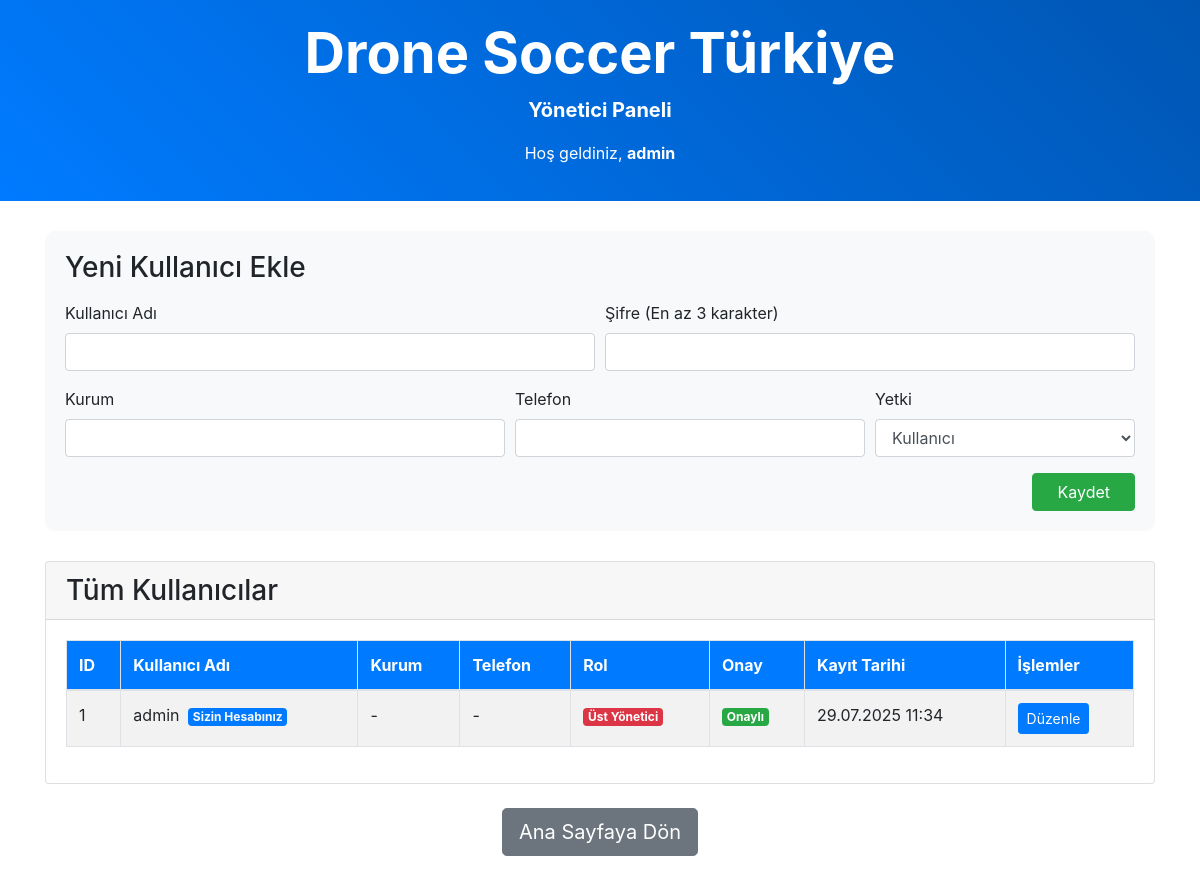
Page /admin.php (signed in) on the earlier database version.
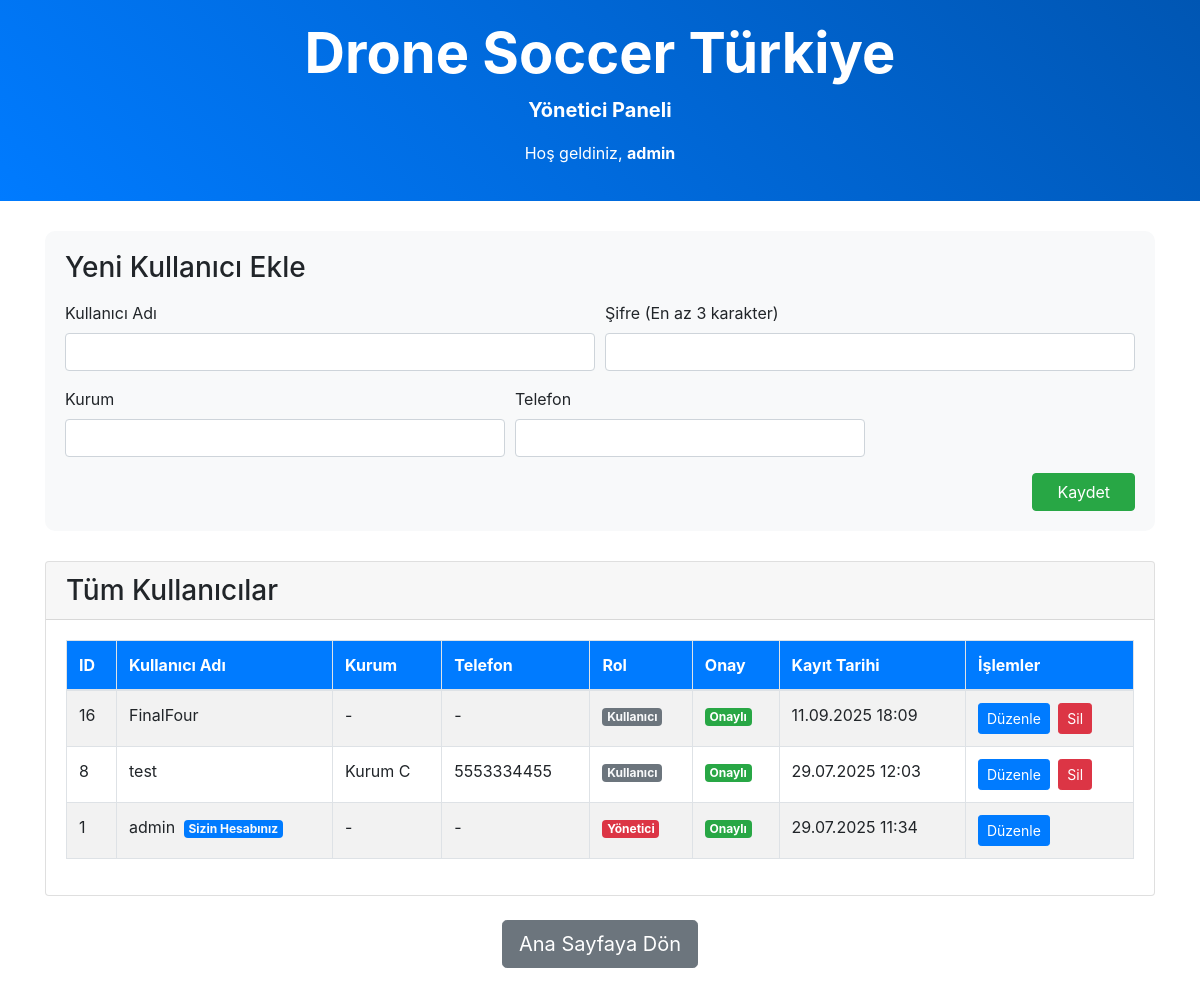
Same page on the later database version.
### tables this page shows
CREATE TABLE `kullanicilar` (
  `id` int(11) NOT NULL,
  `kullanici_adi` varchar(30) NOT NULL,
  `sifre` varchar(255) NOT NULL,
  `is_admin` int(1) NOT NULL DEFAULT 0,
  `kurum` varchar(255) DEFAULT NULL,
  `telefon` varchar(20) DEFAULT NULL,
  `is_approved` tinyint(1) NOT NULL DEFAULT 0,
  `created_at` timestamp NOT NULL DEFAULT current_timestamp()
);

### admin.php (the view, shortened to what this page needs)
<?php
    include 'db.php';
    $current_user_id = $_SESSION['user_id'];
    $username_stmt = $db->prepare("SELECT kullanici_adi FROM kullanicilar WHERE id = ?");
    $username_stmt->execute([$current_user_id]);
    $current_username = $username_stmt->fetchColumn();
    $admin_check = $db->prepare("SELECT is_admin FROM kullanicilar WHERE id = ?");
    $admin_check->execute([$current_user_id]);
    $user_data = $admin_check->fetch(PDO::FETCH_ASSOC);
    $current_user_level = $user_data['is_admin'];
    $is_super_admin = $current_user_level == 2;
    $is_limited_admin = $current_user_level == 1;
    if ($is_super_admin) {
        $users = $db->prepare("SELECT * FROM kullanicilar WHERE is_admin != 2 OR id = ? ORDER BY id DESC");
        $users->execute([$current_user_id]);
    } else {
        $users = $db->prepare("SELECT * FROM kullanicilar WHERE is_admin = 0 OR id = ? ORDER BY id DESC");
        $users->execute([$current_user_id]);
    }
    $all_users = $users->fetchAll(PDO::FETCH_ASSOC);
?>
<!DOCTYPE html>
<html lang="tr">
<head>
    <link rel="stylesheet" href="css/bootstrap.min.css">
    <link rel="stylesheet" href="https://cdn.datatables.net/1.11.5/css/dataTables.bootstrap4.min.css">
</head>
<body>
    <div class="admin-header">
        <div class="container">
            <h1 class="text-center display-4 font-weight-bold">Drone Soccer Türkiye</h1>
            <p class="text-center lead font-weight-bold">Yönetici Paneli </p>
            <p class="text-center">
                Hoş geldiniz, <strong><?= htmlspecialchars($current_username) ?></strong>
            </p>
        </div>
    </div>
    <div class="container">
        <div class="user-form">
            <h3 class="mb-3">Yeni Kullanıcı Ekle</h3>
            <form method="post" action="">
                <div class="form-row">
                    <div class="form-group col-md-6">
                        <label for="kullanici_adi">Kullanıcı Adı</label>
                        <input type="text" class="form-control" id="kullanici_adi" name="kullanici_adi" maxlength="30" required>
                    </div>
                    <div class="form-group col-md-6">
                        <label for="sifre">Şifre (En az 3 karakter)</label>
                        <input type="password" class="form-control" id="sifre" name="sifre" maxlength="30" minlength="3" required>
                    </div>
                </div>
                <div class="form-row">
                    <div class="form-group col-md-5">
                        <label for="kurum">Kurum</label>
                        <input type="text" class="form-control" id="kurum" name="kurum" maxlength="255">
                    </div>
                    <div class="form-group col-md-4">
                        <label for="telefon">Telefon</label>
                        <input type="text" class="form-control" id="telefon" name="telefon" maxlength="20">
                    </div>
                    <?php if ($is_super_admin): ?>
                    <div class="form-group col-md-3">
                        <label for="is_admin">Yetki</label>
                        <select class="form-control" id="is_admin" name="is_admin">
                            <option value="0">Kullanıcı</option>
                        </select>
                    </div>
                    <?php endif; ?>
                </div>
                <div class="form-row">
                    <div class="col text-right">
                        <button type="submit" name="add_user" class="btn btn-success px-4">Kaydet</button>
                    </div>
                </div>
            </form>
        </div>
        <div class="card">
            <div class="card-header">
                <h3 class="mb-0">Tüm Kullanıcılar</h3>
            </div>
            <div class="card-body">
                <table id="usersTable" class="table table-striped table-bordered">
                    <thead>
                        <tr>
                            <th>ID</th>
                            <th>Kullanıcı Adı</th>
                            <th>Kurum</th>
                            <th>Telefon</th>
                            <th>Rol</th>
                            <th>Onay</th>
                            <th>Kayıt Tarihi</th>
                            <th>İşlemler</th>
                        </tr>
                    </thead>
                    <tbody>
                        <?php foreach ($all_users as $user): ?>
                            <tr>
                                <td><?= $user['id'] ?></td>
                                <td>
                                    <?= htmlspecialchars($user['kullanici_adi']) ?>
                                    <?php if ($user['id'] == $current_user_id): ?>
                                        <span class="badge badge-primary text-light ml-1">Sizin Hesabınız</span>
                                    <?php endif; ?>
                                </td>
                                <td><?= htmlspecialchars($user['kurum'] ?? '-') ?></td>
                                <td><?= htmlspecialchars($user['telefon'] ?? '-') ?></td>
                                <td>
                                    <span class="badge <?php
                                        if ($user['is_admin'] == 2) echo 'badge-danger';
                                        elseif ($user['is_admin'] == 1) echo 'badge-danger';
                                        else echo 'user-badge text-light';
                                    ?>">
                                        <?php
                                            if ($user['is_admin'] == 2) echo 'Üst Yönetici';
                                            elseif ($user['is_admin'] == 1) echo 'Yönetici';
                                            else echo 'Kullanıcı';
                                        ?>
                                    </span>
                                </td>
                                <td>
                                    <?php if ($user['is_approved']): ?>
                                        <span class="badge badge-success">Onaylı</span>
                                    <?php else: ?>
                                        <span class="badge badge-warning text-light">Bekliyor</span>
                                    <?php endif; ?>
                                </td>
                                <td><?= isset($user['created_at']) ? date('d.m.Y H:i', strtotime($user['created_at'])) : '-' ?></td>
                                <td>
                                    <?php
                                        $can_edit =
                                            ($is_super_admin && ($user['is_admin'] != 2 || $user['id'] == $current_user_id))
                                            || ($is_limited_admin && ($user['is_admin'] == 0 || $user['id'] == $current_user_id));
                                        $can_delete = $can_edit && $user['id'] != $current_user_id && !($is_super_admin && $user['is_admin'] == 2);
                                    ?>
                                    <?php if ($can_edit): ?>
                                        <button class="btn btn-sm btn-primary" onclick="editUser(
                                            <?= $user['id'] ?>,
                                            '<?= htmlspecialchars($user['kullanici_adi']) ?>',
                                            <?= $user['is_admin'] ?>,
                                            <?= $is_super_admin ? 'true' : 'false' ?>,
                                            '<?= htmlspecialchars($user['kurum'], ENT_QUOTES) ?>',
                                            '<?= htmlspecialchars($user['telefon'], ENT_QUOTES) ?>',
                                            <?= $user['is_approved'] ?>
                                        )">
                                            Düzenle
                                        </button>
                                    <?php endif; ?>
                                    <?php if ($can_delete): ?>
                                        <button class="btn btn-sm btn-danger ml-1" onclick="deleteUser(<?= $user['id'] ?>, '<?= htmlspecialchars($user['kullanici_adi']) ?>')">
                                            Sil
                                        </button>
                                    <?php endif; ?>
                                </td>
                            </tr>
                        <?php endforeach; ?>
                    </tbody>
                </table>
            </div>
        </div>
        <div class="text-center mt-4 mb-5">
            <a href="index.php" class="btn btn-secondary btn-lg">Ana Sayfaya Dön</a>
        </div>
    </div>
</body>
</html>

### admin.php (style rules this page uses)
.admin-header { background: linear-gradient(45deg, #007bff, #0056b3); color: white; padding: 20px 0; margin-bottom: 30px; }
.user-form { background: #f8f9fa; padding: 20px; border-radius: 10px; margin-bottom: 30px; }
.table th { background-color: #007bff; color: white; }
.user-badge { background-color: #6c757d; }

Differences in the rows shown:
changed kullanicilar "admin": is_admin "Üst Yönetici" → "Yönetici"
added kullanicilar: id "16", kullanici_adi "FinalFour", kurum "-", telefon "-", is_admin "Kullanıcı", is_approved "Onaylı", created_at "11.09.2025 18:09"
added kullanicilar: id "8", kullanici_adi "test", kurum "Kurum C", telefon "5553334455", is_admin "Kullanıcı", is_approved "Onaylı", created_at "29.07.2025 12:03"
Other differences:
form field is_admin: "Kullanıcı" → (not shown)
text no longer shown: "Yetki"
